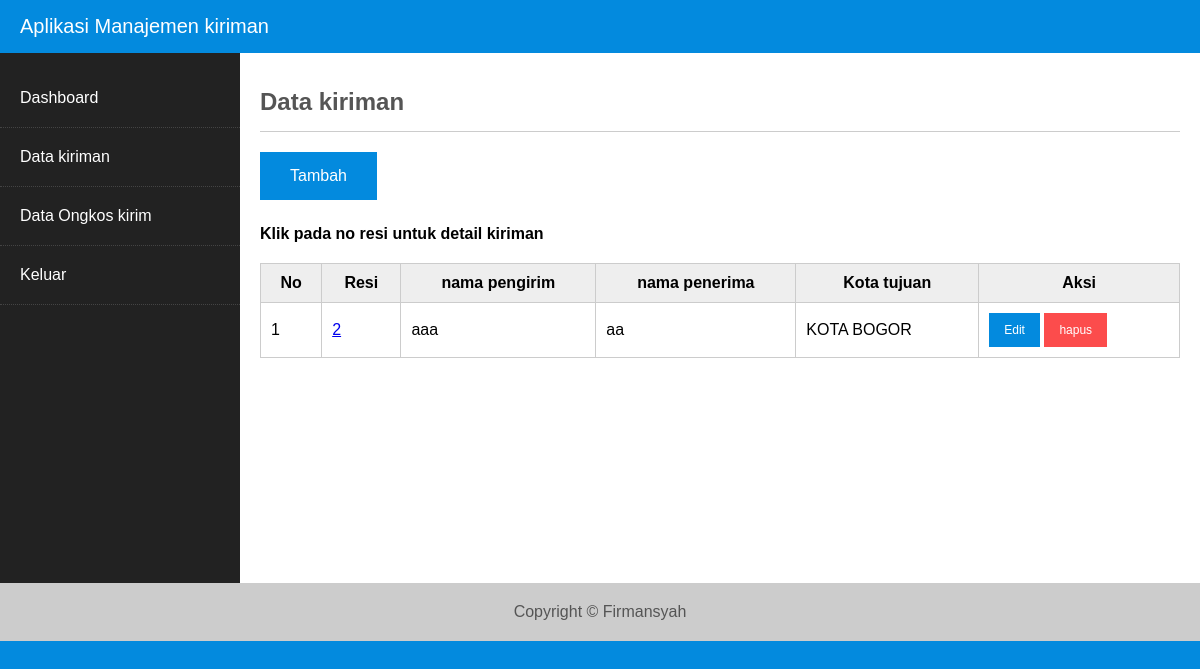
The page /index.php?hal=kiriman (signed in) on the database as committed earlier.
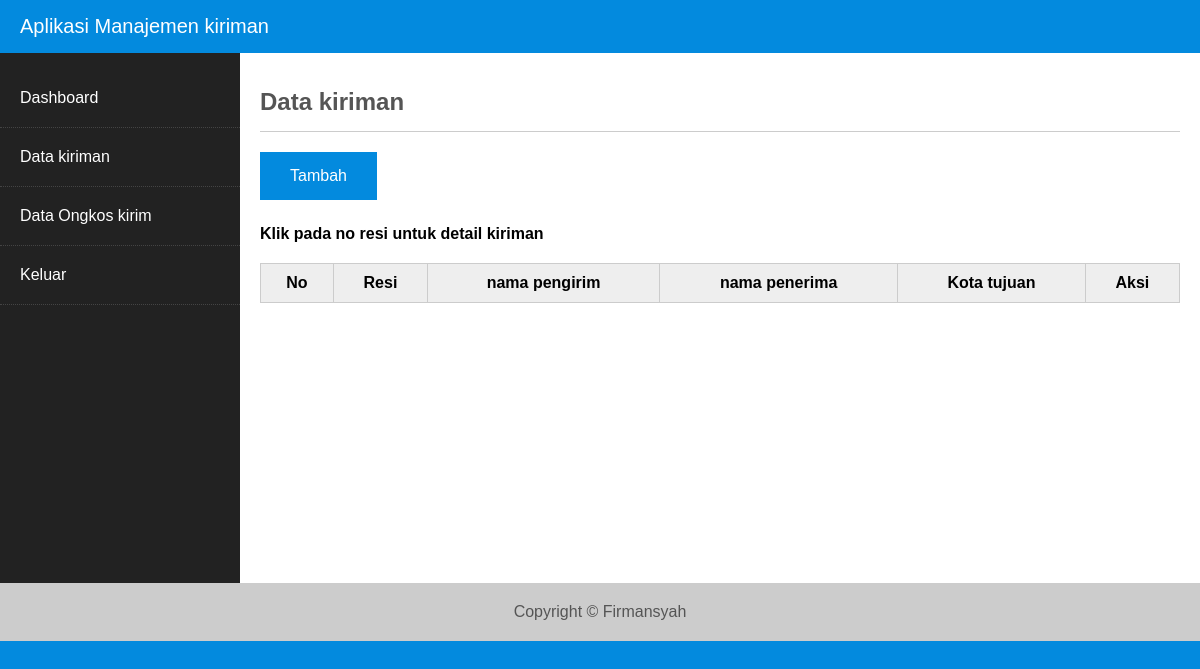
The same page on the database as committed later.
### tables this page shows
CREATE TABLE `datakiriman` (
  `no_resi` int(25) NOT NULL,
  `id_provinces` int(25) NOT NULL,
  `id_regencies` int(25) NOT NULL,
  `berat` int(5) NOT NULL,
  `koli` int(5) NOT NULL,
  `total` int(25) NOT NULL,
  `nama_penerima` varchar(25) NOT NULL,
  `alamat_penerima` varchar(255) NOT NULL,
  `telp_penerima` int(20) NOT NULL,
  `nama_pengirim` varchar(25) NOT NULL,
  `alamat_pengirim` varchar(255) NOT NULL,
  `telp_pengirim` int(20) NOT NULL
);

CREATE TABLE `regencies` (
  `id` char(4) NOT NULL,
  `province_id` char(2) NOT NULL,
  `name` varchar(255) NOT NULL
);

### content/kiriman.php (the view, shortened to what this page needs)
<h2 class="judul">Data kiriman</h2>
<a class="tombol" href="?hal=kiriman_tambah">Tambah</a>
<h4>Klik pada no resi untuk detail kiriman</h4>
<table class="table">
    <thead>
        <tr>
            <th>No</th>
            <th>Resi</th>
            <th>nama pengirim</th>
            <th>nama penerima</th>
            <th>Kota tujuan</th>
            <th>Aksi</th>
        </tr>
    </thead>
    <tbody>
<?php
    $query = mysqli_query($con, "SELECT * FROM datakiriman INNER JOIN regencies ON datakiriman.id_regencies=regencies.id ORDER BY datakiriman.no_resi ASC");
    $no  = 0;
    while($data = mysqli_fetch_array($query)){
        $no++;
?>
    <tr>
        <td><?= $no ?></td>
        <td><a href="?hal=kiriman_detail&id=<?= $data['no_resi'] ?>"><?= $data['no_resi'] ?></a></td>
        <td><?= $data['nama_pengirim'] ?></td>
        <td><?= $data['nama_penerima'] ?></td>
        <td><?= $data['name'] ?></td>
        <td>
            <a href="?hal=kiriman_edit&id=<?= $data['no_resi']?>" class="tombol edit">Edit</a>
            <a href="?hal=kiriman_hapus&id=<?= $data['no_resi'] ?>" class="tombol hapus">hapus</a>
        </td>
    </tr>
    </tbody>
<?php
    }
?>
</table>

### konten.php (shortened to what this page needs)
<?php
    $halaman = array("dashboard","kiriman","kiriman_tambah", "kiriman_insert", "kiriman_edit",
    "kiriman_update", "kiriman_hapus", "ongkir", "ongkir_tambah", "ongkir_insert",
    "ongkir_edit", "ongkir_update", "ongkir_hapus", "kiriman_detail");
    if(isset($_GET['hal'])) $hal = $_GET['hal'];
    else $hal = "dashboard";
    foreach($halaman as $h){
        if($hal == $h){
            include "content/$h.php";
            break;
        }
    }
?>

Rows that differ between the two databases and show on the page:
removed datakiriman: no_resi "2", nama_pengirim "aaa", nama_penerima "aa", id_regencies.name "KOTA BOGOR"
